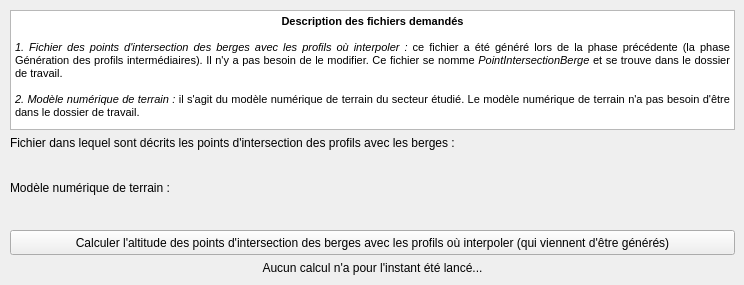
   <widget class="QWidget" name="tableExtractionDonneesMNT">
    <attribute name="title">
     <string>Extraction des données du MNT</string>
    </attribute>
    <widget class="QLabel" name="labelMNT">
     <property name="geometry">
      <rect>
       <x>10</x>
       <y>180</y>
       <width>600</width>
       <height>16</height>
      </rect>
     </property>
     <property name="text">
      <string>Modèle numérique de terrain : </string>
     </property>
    </widget>
    <widget class="QgsFileWidget" name="fichierMNT">
     <property name="geometry">
      <rect>
       <x>10</x>
       <y>200</y>
       <width>725</width>
       <height>30</height>
      </rect>
     </property>
     <property name="filter">
      <string>*.tif</string>
     </property>
    </widget>
    <widget class="QPushButton" name="boutonDeterminerZBerges">
     <property name="geometry">
      <rect>
       <x>10</x>
       <y>230</y>
       <width>725</width>
       <height>25</height>
      </rect>
     </property>
     <property name="text">
      <string>Calculer l'altitude des points d'intersection des berges avec les profils où interpoler (qui viennent d'être générés)</string>
     </property>
    </widget>
    <widget class="QTextBrowser" name="infoExtractionZMNT">
     <property name="geometry">
      <rect>
       <x>10</x>
       <y>10</y>
       <width>725</width>
       <height>120</height>
      </rect>
     </property>
     <property name="html">
      <string>&lt;!DOCTYPE HTML PUBLIC &quot;-//W3C//DTD HTML 4.0//EN&quot; &quot;http://www.w3.org/TR/REC-html40/strict.dtd&quot;&gt;
&lt;html&gt;&lt;head&gt;&lt;meta name=&quot;qrichtext&quot; content=&quot;1&quot; /&gt;&lt;style type=&quot;text/css&quot;&gt;
p, li { white-space: pre-wrap; }
&lt;/style&gt;&lt;/head&gt;&lt;body style=&quot; font-family:'MS Shell Dlg 2'; font-size:8.25pt; font-weight:400; font-style:normal;&quot;&gt;
&lt;p align=&quot;center&quot; style=&quot; margin-top:0px; margin-bottom:0px; margin-left:0px; margin-right:0px; -qt-block-indent:0; text-indent:0px;&quot;&gt;&lt;span style=&quot; font-weight:600;&quot;&gt;Description des fichiers demandés&lt;/span&gt;&lt;/p&gt;
&lt;p style=&quot;-qt-paragraph-type:empty; margin-top:0px; margin-bottom:0px; margin-left:0px; margin-right:0px; -qt-block-indent:0; text-indent:0px;&quot;&gt;&lt;br /&gt;&lt;/p&gt;
&lt;p align=&quot;justify&quot; style=&quot; margin-top:0px; margin-bottom:0px; margin-left:0px; margin-right:0px; -qt-block-indent:0; text-indent:0px;&quot;&gt;&lt;span style=&quot; font-style:italic;&quot;&gt;1. Fichier des points d'intersection des berges avec les profils où interpoler :&lt;/span&gt; ce fichier a été généré lors de la phase précédente (la phase Génération des profils intermédiaires). Il n'y a pas besoin de le modifier. Ce fichier se nomme &lt;span style=&quot; font-style:italic;&quot;&gt;PointIntersectionBerge&lt;/span&gt; et se trouve dans le dossier de travail.&lt;/p&gt;
&lt;p align=&quot;justify&quot; style=&quot;-qt-paragraph-type:empty; margin-top:0px; margin-bottom:0px; margin-left:0px; margin-right:0px; -qt-block-indent:0; text-indent:0px;&quot;&gt;&lt;br /&gt;&lt;/p&gt;
&lt;p align=&quot;justify&quot; style=&quot; margin-top:0px; margin-bottom:0px; margin-left:0px; margin-right:0px; -qt-block-indent:0; text-indent:0px;&quot;&gt;&lt;span style=&quot; font-style:italic;&quot;&gt;2. Modèle numérique de terrain :&lt;/span&gt; il s'agit du modèle numérique de terrain du secteur étudié. Le modèle numérique de terrain n'a pas besoin d'être dans le dossier de travail.&lt;/p&gt;&lt;/body&gt;&lt;/html&gt;</string>
     </property>
    </widget>
    <widget class="QLabel" name="labelFichierBergesPourExtraction">
     <property name="geometry">
      <rect>
       <x>10</x>
       <y>135</y>
       <width>500</width>
       <height>16</height>
      </rect>
     </property>
     <property name="text">
      <string>Fichier dans lequel sont décrits les points d'intersection des profils avec les berges :</string>
     </property>
    </widget>
    <widget class="QgsFileWidget" name="fichierPointsIntersectionBerge">
     <property name="geometry">
      <rect>
       <x>10</x>
       <y>150</y>
       <width>725</width>
       <height>30</height>
      </rect>
     </property>
     <property name="filter">
      <string>*.shp</string>
     </property>
    </widget>
    <widget class="QLabel" name="labelInformationAvanceeCalcul">
     <property name="geometry">
      <rect>
       <x>10</x>
       <y>260</y>
       <width>725</width>
       <height>16</height>
      </rect>
     </property>
     <property name="text">
      <string>Aucun calcul n'a pour l'instant été lancé...</string>
     </property>
     <property name="alignment">
      <set>Qt::AlignCenter</set>
     </property>
    </widget>
   </widget>
